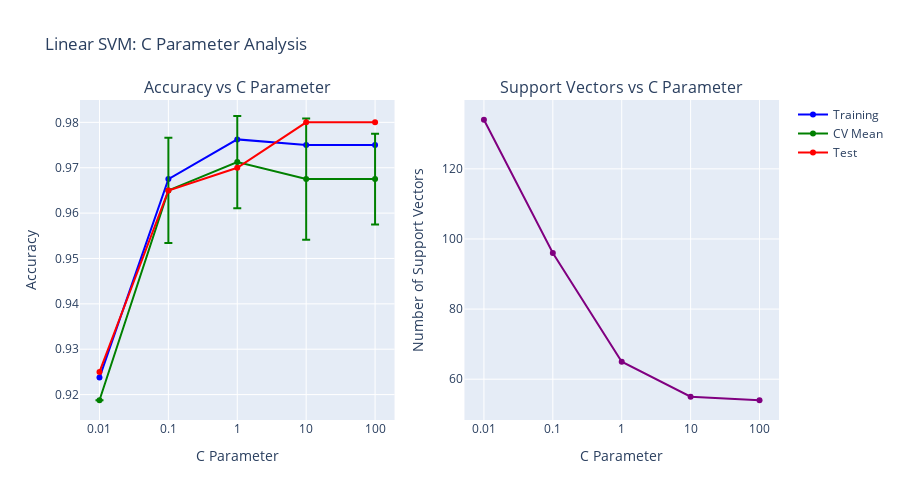
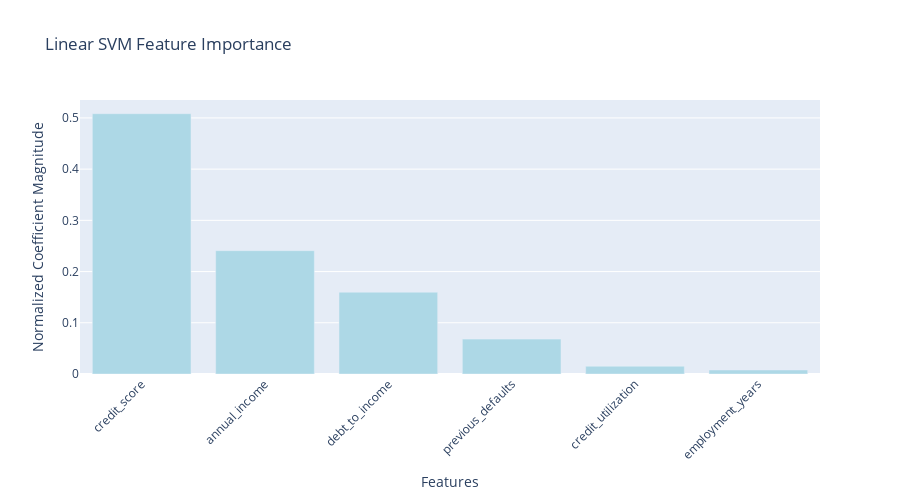
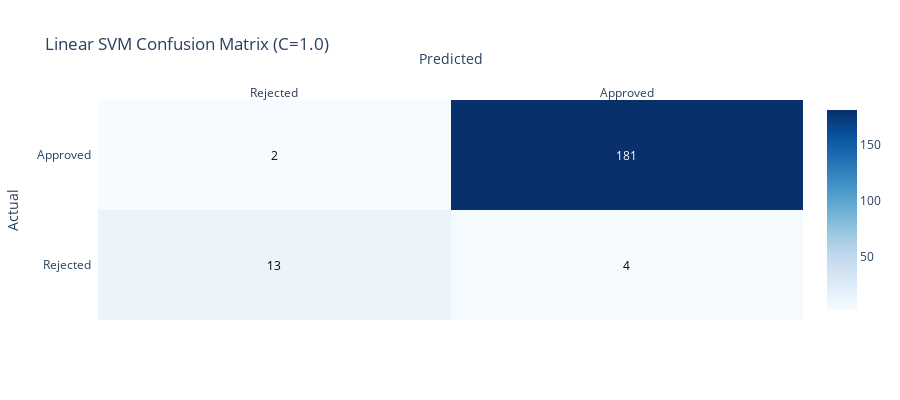

Write notebook code for charts like these, in order.
### Code cell
# 1. LINEAR SVM ANALYSIS
print(" 1. LINEAR SVM ANALYSIS")
print("=" * 25)

# Prepare linear classification data
linear_features = ['credit_score', 'debt_to_income', 'annual_income',
 'employment_years', 'previous_defaults', 'credit_utilization']
X_linear = linear_df[linear_features]
y_linear = linear_df['approved']

# Split data
X_linear_train, X_linear_test, y_linear_train, y_linear_test = train_test_split(
 X_linear, y_linear, test_size=0.2, random_state=42, stratify=y_linear
)

# Scale features (important for SVM)
scaler_linear = StandardScaler()
X_linear_train_scaled = scaler_linear.fit_transform(X_linear_train)
X_linear_test_scaled = scaler_linear.transform(X_linear_test)

print(f"Training set: {X_linear_train_scaled.shape}")
print(f"Test set: {X_linear_test_scaled.shape}")
print(f"Class distribution: {y_linear_train.value_counts().to_dict()}")

# Train Linear SVM with different C values
C_values = [0.01, 0.1, 1, 10, 100]
linear_svm_results = {}

print(f"\n C Parameter Optimization:")

for C in C_values:
 # Linear SVM
 svm_linear = SVC(kernel='linear', C=C, random_state=42)
 svm_linear.fit(X_linear_train_scaled, y_linear_train)

 # Predictions
 train_score = svm_linear.score(X_linear_train_scaled, y_linear_train)
 test_score = svm_linear.score(X_linear_test_scaled, y_linear_test)

 # Cross-validation
 cv_scores = cross_val_score(svm_linear, X_linear_train_scaled, y_linear_train, cv=5)

 # Support vector count
 n_support = len(svm_linear.support_)

 linear_svm_results[C] = {
 'train_accuracy': train_score,
 'test_accuracy': test_score,
 'cv_mean': cv_scores.mean(),
 'cv_std': cv_scores.std(),
 'n_support_vectors': n_support
 }

 print(f"• C={C}: Test Acc={test_score:.4f}, CV={cv_scores.mean():.4f}±{cv_scores.std():.4f}, SV={n_support}")

# Find optimal C
results_df = pd.DataFrame(linear_svm_results).T
optimal_C = results_df['cv_mean'].idxmax()
print(f"\n Optimal C: {optimal_C}")

# Visualize C parameter effect
fig_c_effect = make_subplots(
 rows=1, cols=2,
 subplot_titles=['Accuracy vs C Parameter', 'Support Vectors vs C Parameter']
)

# Accuracy plot
fig_c_effect.add_trace(
 go.Scatter(
 x=list(C_values),
 y=results_df['train_accuracy'],
 mode='lines+markers',
 name='Training',
 line=dict(color='blue')
 ),
 row=1, col=1
)

fig_c_effect.add_trace(
 go.Scatter(
 x=list(C_values),
 y=results_df['cv_mean'],
 mode='lines+markers',
 name='CV Mean',
 line=dict(color='green'),
 error_y=dict(type='data', array=results_df['cv_std'])
 ),
 row=1, col=1
)

fig_c_effect.add_trace(
 go.Scatter(
 x=list(C_values),
 y=results_df['test_accuracy'],
 mode='lines+markers',
 name='Test',
 line=dict(color='red')
 ),
 row=1, col=1
)

# Support vectors plot
fig_c_effect.add_trace(
 go.Scatter(
 x=list(C_values),
 y=results_df['n_support_vectors'],
 mode='lines+markers',
 name='Support Vectors',
 line=dict(color='purple'),
 showlegend=False
 ),
 row=1, col=2
)

fig_c_effect.update_xaxes(type="log", title_text="C Parameter", row=1, col=1)
fig_c_effect.update_xaxes(type="log", title_text="C Parameter", row=1, col=2)
fig_c_effect.update_yaxes(title_text="Accuracy", row=1, col=1)
fig_c_effect.update_yaxes(title_text="Number of Support Vectors", row=1, col=2)

fig_c_effect.update_layout(
 title="Linear SVM: C Parameter Analysis",
 height=500
)
fig_c_effect.show()

# Train final model with optimal C
svm_linear_final = SVC(kernel='linear', C=optimal_C, random_state=42)
svm_linear_final.fit(X_linear_train_scaled, y_linear_train)

# Final predictions and metrics
y_linear_pred = svm_linear_final.predict(X_linear_test_scaled)
linear_accuracy = accuracy_score(y_linear_test, y_linear_pred)

print(f"\n Final Linear SVM Performance:")
print(f"• C = {optimal_C}")
print(f"• Test Accuracy: {linear_accuracy:.4f}")
print(f"• Support Vectors: {len(svm_linear_final.support_)}/{len(X_linear_train_scaled)} ({len(svm_linear_final.support_)/len(X_linear_train_scaled):.1%})")

print(f"\nClassification Report:")
print(classification_report(y_linear_test, y_linear_pred, target_names=['Rejected', 'Approved']))

# Feature importance analysis (using coefficients)
feature_importance = np.abs(svm_linear_final.coef_[0])
feature_importance_normalized = feature_importance / feature_importance.sum()

importance_df = pd.DataFrame({
 'Feature': linear_features,
 'Importance': feature_importance_normalized
}).sort_values('Importance', ascending=False)

print(f"\nFeature Importance (Linear SVM coefficients):")
for _, row in importance_df.iterrows():
 print(f"• {row['Feature']}: {row['Importance']:.3f}")

# Visualize feature importance
fig_feat_imp = go.Figure()

fig_feat_imp.add_trace(
 go.Bar(
 x=importance_df['Feature'],
 y=importance_df['Importance'],
 marker_color='lightblue',
 hovertemplate="Feature: %{x}<br>Importance: %{y:.3f}<extra></extra>"
 )
)

fig_feat_imp.update_layout(
 title="Linear SVM Feature Importance",
 xaxis_title="Features",
 yaxis_title="Normalized Coefficient Magnitude",
 xaxis_tickangle=-45,
 height=500
)
fig_feat_imp.show()

# Confusion Matrix
cm_linear = confusion_matrix(y_linear_test, y_linear_pred)

fig_cm_linear = ff.create_annotated_heatmap(
 z=cm_linear,
 x=['Rejected', 'Approved'],
 y=['Rejected', 'Approved'],
 annotation_text=cm_linear,
 colorscale='Blues',
 showscale=True
)

fig_cm_linear.update_layout(
 title=f"Linear SVM Confusion Matrix (C={optimal_C})",
 xaxis_title="Predicted",
 yaxis_title="Actual",
 height=400
)
fig_cm_linear.show()

### Figure 1 — Plotly figure (JSON) as saved in the notebook; plotly's stock layout.template omitted (floating-point values rounded to 4 significant figures)
{"data": [{"line": {"color": "blue"}, "mode": "lines+markers", "name": "Training", "type": "scatter", "x": [0.01, 0.1, 1, 10, 100], "xaxis": "x", "y": [0.9237, 0.9675, 0.9762, 0.975, 0.975], "yaxis": "y"}, {"error_y": {"array": [0.0, 0.01159, 0.01016, 0.01335, 0.01], "type": "data"}, "line": {"color": "green"}, "mode": "lines+markers", "name": "CV Mean", "type": "scatter", "x": [0.01, 0.1, 1, 10, 100], "xaxis": "x", "y": [0.9187, 0.965, 0.9713, 0.9675, 0.9675], "yaxis": "y"}, {"line": {"color": "red"}, "mode": "lines+markers", "name": "Test", "type": "scatter", "x": [0.01, 0.1, 1, 10, 100], "xaxis": "x", "y": [0.925, 0.965, 0.97, 0.98, 0.98], "yaxis": "y"}, {"line": {"color": "purple"}, "mode": "lines+markers", "name": "Support Vectors", "showlegend": false, "type": "scatter", "x": [0.01, 0.1, 1, 10, 100], "xaxis": "x2", "y": [134.0, 96.0, 65.0, 55.0, 54.0], "yaxis": "y2"}], "layout": {"annotations": [{"font": {"size": 16}, "showarrow": false, "text": "Accuracy vs C Parameter", "x": 0.225, "xanchor": "center", "xref": "paper", "y": 1, "yanchor": "bottom", "yref": "paper"}, {"font": {"size": 16}, "showarrow": false, "text": "Support Vectors vs C Parameter", "x": 0.775, "xanchor": "center", "xref": "paper", "y": 1, "yanchor": "bottom", "yref": "paper"}], "height": 500, "title": {"text": "Linear SVM: C Parameter Analysis"}, "xaxis": {"anchor": "y", "domain": [0, 0.45], "title": {"text": "C Parameter"}, "type": "log"}, "xaxis2": {"anchor": "y2", "domain": [0.55, 1], "title": {"text": "C Parameter"}, "type": "log"}, "yaxis": {"anchor": "x", "domain": [0, 1], "title": {"text": "Accuracy"}}, "yaxis2": {"anchor": "x2", "domain": [0, 1], "title": {"text": "Number of Support Vectors"}}}}

### Figure 2 — Plotly figure (JSON) as saved in the notebook; plotly's stock layout.template omitted (floating-point values rounded to 4 significant figures)
{"data": [{"hovertemplate": "Feature: %{x}<br>Importance: %{y:.3f}<extra></extra>", "marker": {"color": "lightblue"}, "type": "bar", "x": ["credit_score", "annual_income", "debt_to_income", "previous_defaults", "credit_utilization", "employment_years"], "y": [0.5082, 0.2408, 0.1598, 0.06812, 0.01515, 0.007897]}], "layout": {"height": 500, "title": {"text": "Linear SVM Feature Importance"}, "xaxis": {"tickangle": -45, "title": {"text": "Features"}}, "yaxis": {"title": {"text": "Normalized Coefficient Magnitude"}}}}

### Figure 3 — Plotly figure (JSON) as saved in the notebook; plotly's stock layout.template omitted (floating-point values rounded to 4 significant figures)
{"data": [{"colorscale": [[0, "rgb(247,251,255)"], [0.125, "rgb(222,235,247)"], [0.25, "rgb(198,219,239)"], [0.375, "rgb(158,202,225)"], [0.5, "rgb(107,174,214)"], [0.625, "rgb(66,146,198)"], [0.75, "rgb(33,113,181)"], [0.875, "rgb(8,81,156)"], [1, "rgb(8,48,107)"]], "reversescale": false, "showscale": true, "type": "heatmap", "x": ["Rejected", "Approved"], "y": ["Rejected", "Approved"], "z": [[13, 4], [2, 181]]}], "layout": {"annotations": [{"font": {"color": "#000000"}, "showarrow": false, "text": "13", "x": "Rejected", "xref": "x", "y": "Rejected", "yref": "y"}, {"font": {"color": "#000000"}, "showarrow": false, "text": "4", "x": "Approved", "xref": "x", "y": "Rejected", "yref": "y"}, {"font": {"color": "#000000"}, "showarrow": false, "text": "2", "x": "Rejected", "xref": "x", "y": "Approved", "yref": "y"}, {"font": {"color": "#FFFFFF"}, "showarrow": false, "text": "181", "x": "Approved", "xref": "x", "y": "Approved", "yref": "y"}], "height": 400, "title": {"text": "Linear SVM Confusion Matrix (C=1.0)"}, "xaxis": {"dtick": 1, "gridcolor": "rgb(0, 0, 0)", "side": "top", "ticks": "", "title": {"text": "Predicted"}}, "yaxis": {"dtick": 1, "ticks": "", "ticksuffix": "  ", "title": {"text": "Actual"}}}}
